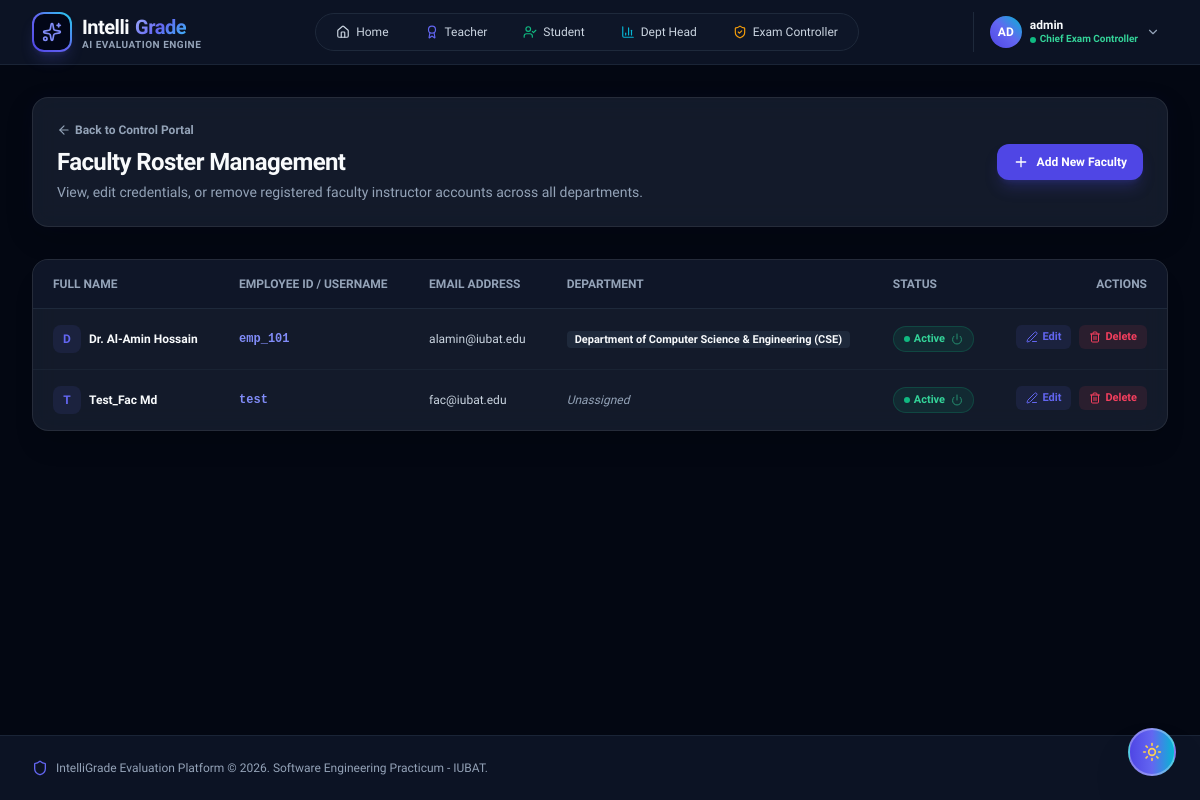
/controller/faculty/ (signed in), run on the app's committed database.
### core/models.py (models this page shows, shortened)
class Profile(models.Model):
    class Role(models.TextChoices):
        ADMIN = 'ADMIN', 'Administrator'
        TEACHER = 'TEACHER', 'Teacher / Examiner'
        STUDENT = 'STUDENT', 'Student'
        DEPARTMENT_HEAD = 'DEPT_HEAD', 'Department Head'
    user = models.OneToOneField(User, on_delete=models.CASCADE, related_name='profile')
    role = models.CharField(max_length=20, choices=Role.choices, default=Role.TEACHER)
    department = models.ForeignKey('Department', on_delete=models.SET_NULL, null=True, blank=True)
    phone_number = models.CharField(max_length=20, blank=True)
    is_approved = models.BooleanField(default=True)

class Department(models.Model):
    name = models.CharField(max_length=150, unique=True)
    code = models.CharField(max_length=30, unique=True)
    school = models.ForeignKey(School, on_delete=models.SET_NULL, null=True, blank=True, related_name='departments')
    college = models.ForeignKey(College, on_delete=models.SET_NULL, null=True, blank=True, related_name='departments')
    is_active = models.BooleanField(default=True)
    created_at = models.DateTimeField(auto_now_add=True)

### core/views.py (the view)
# urls.py: path('controller/faculty/', views.faculty_list, name='faculty_list'),
def faculty_list(request):
    if not request.user.is_authenticated or not (request.user.is_superuser or (hasattr(request.user, 'profile') and request.user.profile.role == Profile.Role.ADMIN)):
        messages.error(request, "Access Denied: Restricted to Chief Exam Controller.")
        return redirect('landing_page')
    faculty_profiles = Profile.objects.filter(role=Profile.Role.TEACHER).select_related('user', 'department')
    return render(request, 'core/faculty_list.html', {'faculty_profiles': faculty_profiles})

### core/templates/core/faculty_list.html (shortened to what this page needs)
{% extends 'base.html' %}
{% block content %}
<div class="space-y-8">
    <div class="glass-card p-6 rounded-2xl flex flex-col md:flex-row md:items-center justify-between gap-4">
        <div>
            <div class="flex items-center gap-2 mb-2">
                <a href="{% url 'exam_controller_dashboard' %}" class="text-xs font-semibold theme-text-muted hover:theme-text-primary transition-colors flex items-center gap-1">
                    <i data-lucide="arrow-left" class="w-3.5 h-3.5"></i> Back to Control Portal
                </a>
            </div>
            <h1 class="text-2xl font-bold theme-text-primary tracking-tight">Faculty Roster Management</h1>
            <p class="theme-text-muted text-sm mt-1">View, edit credentials, or remove registered faculty instructor accounts across all departments.</p>
        </div>
        <div class="flex items-center gap-3">
            <a href="{% url 'add_faculty' %}" class="px-4 py-2.5 bg-brand-600 hover:bg-brand-500 text-white text-xs font-bold rounded-xl shadow-lg shadow-brand-600/25 transition-all flex items-center gap-2">
                <i data-lucide="plus" class="w-4 h-4"></i> Add New Faculty
            </a>
        </div>
    </div>
    <div class="glass-card rounded-2xl overflow-hidden shadow-xl">
        <table class="w-full text-left text-xs">
            <thead class="bg-slate-100 dark:bg-slate-900/90 theme-text-muted uppercase font-semibold border-b border-slate-200 dark:border-slate-800">
                <tr>
                    <th class="px-5 py-4">Full Name</th>
                    <th class="px-5 py-4">Employee ID / Username</th>
                    <th class="px-5 py-4">Email Address</th>
                    <th class="px-5 py-4">Department</th>
                    <th class="px-5 py-4">Status</th>
                    <th class="px-5 py-4 text-right">Actions</th>
                </tr>
            </thead>
            <tbody class="divide-y divide-slate-200 dark:divide-slate-800/60 theme-text-secondary font-medium">
                {% for prof in faculty_profiles %}
                <tr class="hover:bg-slate-100/50 dark:hover:bg-slate-900/50 transition-colors">
                    <td class="px-5 py-4 font-bold theme-text-primary flex items-center gap-2">
                        <div class="w-7 h-7 rounded-lg bg-brand-500/10 text-brand-500 font-bold flex items-center justify-center text-xs">
                            {{ prof.user.first_name|slice:":1"|default:prof.user.username|slice:":1"|upper }}
                        </div>
                        <span>{{ prof.user.get_full_name|default:prof.user.username }}</span>
                    </td>
                    <td class="px-5 py-4 font-mono text-brand-600 dark:text-brand-400 font-bold">{{ prof.user.username }}</td>
                    <td class="px-5 py-4">{{ prof.user.email|default:"No email provided" }}</td>
                    <td class="px-5 py-4">
                        {% if prof.department %}
                        <span class="px-2 py-0.5 rounded bg-slate-200 dark:bg-slate-800 theme-text-primary text-[11px] font-semibold">{{ prof.department.name }} ({{ prof.department.code }})</span>
                        {% else %}
                        <span class="text-slate-400 italic">Unassigned</span>
                        {% endif %}
                    </td>
                    <td class="px-5 py-4">
                        {% if prof.user.is_active %}
                        <a href="{% url 'toggle_user_status' prof.user.id %}" title="Click to Freeze / Deactivate Faculty Member" class="px-2.5 py-1 rounded-full bg-emerald-500/10 hover:bg-emerald-500/20 text-emerald-600 dark:text-emerald-400 border border-emerald-500/20 font-bold text-[11px] inline-flex items-center gap-1 transition-all group">
                            <span class="w-1.5 h-1.5 rounded-full bg-emerald-500 animate-pulse"></span>
                            Active <i data-lucide="power" class="w-3 h-3 ml-0.5 opacity-60 group-hover:opacity-100"></i>
                        </a>
                        {% endif %}
                    </td>
                    <td class="px-5 py-4 text-right flex items-center justify-end gap-2">
                        <a href="{% url 'edit_faculty' prof.user.id %}" class="px-2.5 py-1 bg-brand-500/10 text-brand-500 hover:bg-brand-500/20 rounded-md font-semibold text-[11px] flex items-center gap-1">
                            <i data-lucide="edit-3" class="w-3 h-3"></i> Edit
                        </a>
                        <a href="{% url 'delete_faculty' prof.user.id %}" onclick="return confirm('Are you sure you want to delete Faculty Teacher \'{{ prof.user.get_full_name }}\'?');" class="px-2.5 py-1 bg-rose-500/10 text-rose-500 hover:bg-rose-500/20 rounded-md font-semibold text-[11px] flex items-center gap-1">
                            <i data-lucide="trash-2" class="w-3 h-3"></i> Delete
                        </a>
                    </td>
                </tr>
                {% empty %}
                <tr>
                    <td colspan="5" class="px-5 py-8 text-center theme-text-muted italic">No faculty members registered yet.</td>
                </tr>
                {% endfor %}
            </tbody>
        </table>
    </div>
</div>
{% endblock %}

### templates/base.html (shortened to what this page needs)
{% load static %}
<!DOCTYPE html>
<html lang="en" class="h-full font-sans antialiased dark">
<head>
    <script src="https://cdn.tailwindcss.com"></script>
</head>
<body class="h-full flex flex-col selection:bg-brand-500 selection:text-white">
    <header class="sticky top-0 z-40 glass-panel border-b border-slate-200 dark:border-slate-800/80">
        <div class="max-w-7xl mx-auto px-4 sm:px-6 lg:px-8">
            <div class="flex items-center justify-between h-16">
                <div class="flex items-center gap-3">
                    <a href="{% url 'landing_page' %}" class="flex items-center gap-2.5 group">
                        <div class="w-10 h-10 rounded-xl bg-gradient-to-tr from-brand-600 via-brand-500 to-cyan-400 p-0.5 shadow-lg shadow-brand-500/20 group-hover:scale-105 transition-transform duration-200">
                            <div class="w-full h-full bg-slate-950 rounded-[10px] flex items-center justify-center">
                                <i data-lucide="sparkles" class="w-5 h-5 text-brand-400"></i>
                            </div>
                        </div>
                        <div>
                            <span class="text-xl font-bold tracking-tight theme-text-primary flex items-center gap-1.5">
                                Intelli<span class="gradient-text">Grade</span>
                            </span>
                            <span class="text-[10px] tracking-wider uppercase font-semibold theme-text-muted block -mt-1">AI Evaluation Engine</span>
                        </div>
                    </a>
                </div>
                <nav class="hidden md:flex items-center gap-1 p-1 rounded-full border border-slate-200 dark:border-slate-800 bg-slate-100/80 dark:bg-slate-900/80">
                    <a href="{% url 'landing_page' %}" class="px-4 py-1.5 text-xs font-medium rounded-full theme-text-secondary hover:text-brand-600 dark:hover:text-white hover:bg-slate-200 dark:hover:bg-slate-800 transition-colors flex items-center gap-1.5">
                        <i data-lucide="home" class="w-3.5 h-3.5"></i> Home
                    </a>
                    <a href="{% url 'teacher_login' %}" class="px-4 py-1.5 text-xs font-medium rounded-full theme-text-secondary hover:text-brand-600 dark:hover:text-white hover:bg-slate-200 dark:hover:bg-slate-800 transition-colors flex items-center gap-1.5">
                        <i data-lucide="award" class="w-3.5 h-3.5 text-brand-500"></i> Teacher
                    </a>
                    <a href="{% url 'student_login' %}" class="px-4 py-1.5 text-xs font-medium rounded-full theme-text-secondary hover:text-brand-600 dark:hover:text-white hover:bg-slate-200 dark:hover:bg-slate-800 transition-colors flex items-center gap-1.5">
                        <i data-lucide="user-check" class="w-3.5 h-3.5 text-emerald-500"></i> Student
                    </a>
                    <a href="{% url 'dept_head_login' %}" class="px-4 py-1.5 text-xs font-medium rounded-full theme-text-secondary hover:text-brand-600 dark:hover:text-white hover:bg-slate-200 dark:hover:bg-slate-800 transition-colors flex items-center gap-1.5">
                        <i data-lucide="bar-chart-3" class="w-3.5 h-3.5 text-cyan-500"></i> Dept Head
                    </a>
                    <a href="{% url 'exam_controller_login' %}" class="px-4 py-1.5 text-xs font-medium rounded-full theme-text-secondary hover:text-brand-600 dark:hover:text-white hover:bg-slate-200 dark:hover:bg-slate-800 transition-colors flex items-center gap-1.5">
                        <i data-lucide="shield-check" class="w-3.5 h-3.5 text-amber-500"></i> Exam Controller
                    </a>
                </nav>
                <div class="flex items-center gap-3">
                    {% if request.user.is_authenticated %}
                    <div class="relative group pl-2 border-l border-slate-300 dark:border-slate-800">
                        <button type="button" class="flex items-center gap-2 px-2 py-1 rounded-xl hover:bg-slate-200 dark:hover:bg-slate-800 transition-colors">
                            <div class="w-8 h-8 rounded-full bg-gradient-to-tr from-brand-600 via-brand-500 to-cyan-500 text-white flex items-center justify-center text-xs font-extrabold shadow-sm">
                                {{ request.user.username|slice:":2"|upper }}
                            </div>
                            <div class="hidden md:block text-left">
                                <span class="block text-xs font-bold theme-text-primary leading-tight">{{ request.user.get_full_name|default:request.user.username }}</span>
                                <span class="block text-[10px] text-emerald-500 dark:text-emerald-400 font-semibold leading-tight flex items-center gap-1">
                                    <span class="w-1.5 h-1.5 rounded-full bg-emerald-500 animate-pulse"></span>
                                    {% if request.user.is_superuser or request.user.profile.role == 'ADMIN' %}
                                        Chief Exam Controller
                                    {% elif request.user.profile.role == 'STUDENT' %}
                                        Enrolled Student
                                    {% elif request.user.profile.role == 'DEPT_HEAD' %}
                                        Department Head
                                    {% else %}
                                        Faculty / Examiner
                                    {% endif %}
                                </span>
                            </div>
                            <i data-lucide="chevron-down" class="w-3.5 h-3.5 theme-text-muted group-hover:rotate-180 transition-transform"></i>
                        </button>
                    </div>
                    {% endif %}
                </div>
            </div>
        </div>
    </header>
    <main class="flex-1 max-w-7xl w-full mx-auto px-4 sm:px-6 lg:px-8 py-8">
        {% block content %}{% endblock %}
    </main>
    <footer class="mt-auto border-t border-slate-200 dark:border-slate-800/80 glass-panel py-6 text-xs theme-text-muted">
        <div class="max-w-7xl mx-auto px-4 sm:px-6 lg:px-8 flex flex-col sm:flex-row items-center justify-between gap-4">
            <div class="flex items-center gap-2">
                <i data-lucide="shield" class="w-4 h-4 text-brand-500"></i>
                <span>IntelliGrade Evaluation Platform &copy; 2026. Software Engineering Practicum - IUBAT.</span>
            </div>
        </div>
    </footer>
    <button id="themeToggleBtn" onclick="toggleTheme()" type="button" title="Switch Theme (Dark / Light)" class="fixed bottom-6 right-6 z-50 w-12 h-12 rounded-full bg-gradient-to-r from-brand-600 via-brand-500 to-cyan-500 hover:from-brand-500 hover:to-cyan-400 text-white shadow-2xl theme-wave-btn flex items-center justify-center transition-all duration-300 hover:scale-110 active:scale-95 border-2 border-white/30 focus:outline-none">
        <span id="themeBtnIcon">
        </span>
    </button>
</body>
</html>

### templates/base.html (style rules this page uses)
:root { --bg-main: #f8fafc; --bg-panel: rgba(255, 255, 255, 0.85); --bg-card: rgba(255, 255, 255, 0.95); --border-card: rgba(226, 232, 240, 0.9); --border-hover: rgba(99, 102, 241, 0.4); --text-primary: #0f172a; --text-secondary: #475569; --text-muted: #64748b; --bg-nav-pill: rgba(241, 245, 249, 0.9); --border-nav-pill: #e2e8f0; --bg-table-head: #f1f5f9; --bg-table-row: #ffffff; --bg-input: #ffffff; --border-input: #cbd5e1; --shadow-card: 0 10px 30px -5px rgba(0, 0, 0, 0.05), 0 0 10px rgba(0,0,0,0.02); }
html.dark { --bg-main: #030712; --bg-panel: rgba(15, 23, 42, 0.8); --bg-card: rgba(30, 41, 59, 0.6); --border-card: rgba(255, 255, 255, 0.08); --border-hover: rgba(99, 102, 241, 0.4); --text-primary: #f8fafc; --text-secondary: #cbd5e1; --text-muted: #94a3b8; --bg-nav-pill: rgba(15, 23, 42, 0.8); --border-nav-pill: rgba(51, 65, 85, 0.8); --bg-table-head: rgba(15, 23, 42, 0.9); --bg-table-row: rgba(30, 41, 59, 0.4); --bg-input: #0f172a; --border-input: #334155; --shadow-card: 0 10px 30px -5px rgba(0, 0, 0, 0.3), 0 0 20px rgba(99, 102, 241, 0.05); }
body { font-family: 'Plus Jakarta Sans', sans-serif; background-color: var(--bg-main); color: var(--text-primary); transition: background-color 0.3s cubic-bezier(0.4, 0, 0.2, 1), color 0.3s cubic-bezier(0.4, 0, 0.2, 1); }
.font-mono { font-family: 'JetBrains Mono', monospace; }
.glass-panel { background: var(--bg-panel); backdrop-filter: blur(16px); border-color: var(--border-card); transition: all 0.3s ease; }
.glass-card { background: var(--bg-card); backdrop-filter: blur(12px); border: 1px solid var(--border-card); box-shadow: var(--shadow-card); transition: all 0.25s cubic-bezier(0.4, 0, 0.2, 1); }
.theme-text-primary { color: var(--text-primary) !important; }
.theme-text-secondary { color: var(--text-secondary) !important; }
.theme-text-muted { color: var(--text-muted) !important; }
.gradient-text { background: linear-gradient(135deg, #a5b4fc 0%, #6366f1 50%, #38bdf8 100%); -webkit-background-clip: text; -webkit-text-fill-color: transparent; }
.theme-wave-btn { animation: themeWave 3s infinite; }

### data on the page
Profile: user.first_name "D", user.get_full_name "Dr. Al-Amin Hossain", user.username "emp_101", user.email "alamin@iubat.edu", department.name "Department of Computer Science & Engineering", department.code "CSE", shows "Active"
Profile: user.first_name "T", user.get_full_name "Test_Fac Md", user.username "test", user.email "fac@iubat.edu", shows "Unassigned", shows "Active"

### other printed values
{{ request.user.username|slice:":2"|upper }} "AD"
{{ request.user.get_full_name|default:request.user.username }} "admin"
